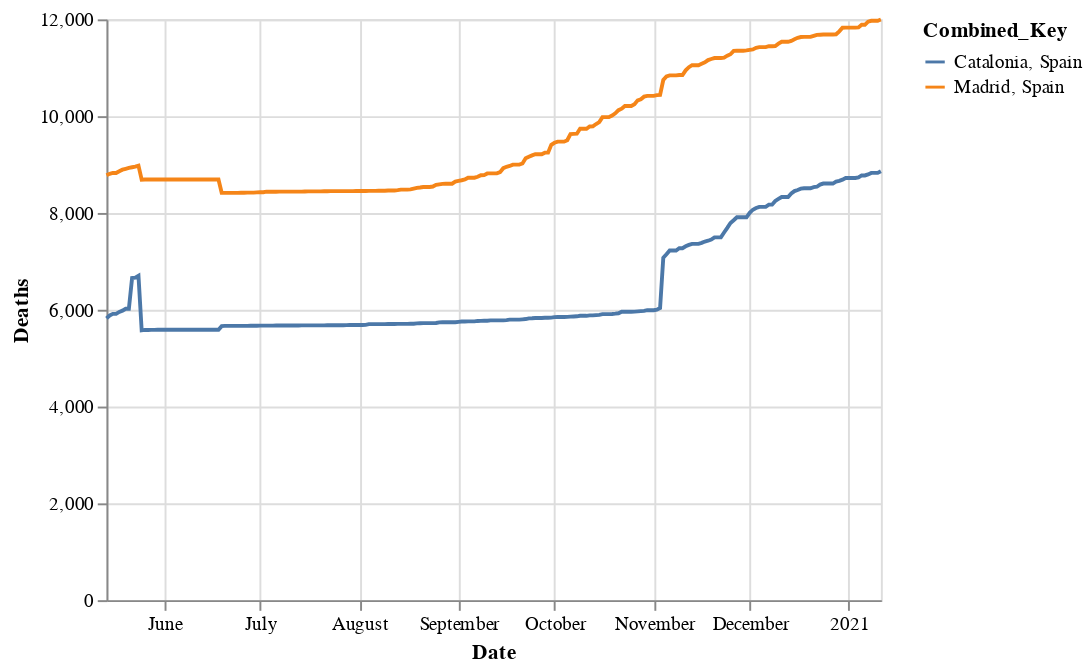

Here is the notebook cell this chart was saved with:
### Code cell
alt.Chart(df[(df.Combined_Key=='Catalonia, Spain') | 
             (df.Combined_Key=='Madrid, Spain')]).mark_line().encode(x='Date:T',y='Deaths',color='Combined_Key')

### Figure 1 — Vega-Lite specification as saved in the notebook (floating-point values rounded to 4 significant figures; data arrays with more than 128 entries replaced by an {"elided": "..."} marker saying what was removed)
{"config": {"view": {"continuousWidth": 400, "continuousHeight": 300}}, "data": {"name": "data-31b969af3ad3f925e9f98d86bc251b6f"}, "mark": "line", "encoding": {"color": {"type": "nominal", "field": "Combined_Key"}, "x": {"type": "temporal", "field": "Date"}, "y": {"type": "quantitative", "field": "Deaths"}}, "$schema": "https://vega.github.io/schema/vega-lite/v4.8.1.json", "datasets": {"data-31b969af3ad3f925e9f98d86bc251b6f": {"elided": "486 records"}}}
